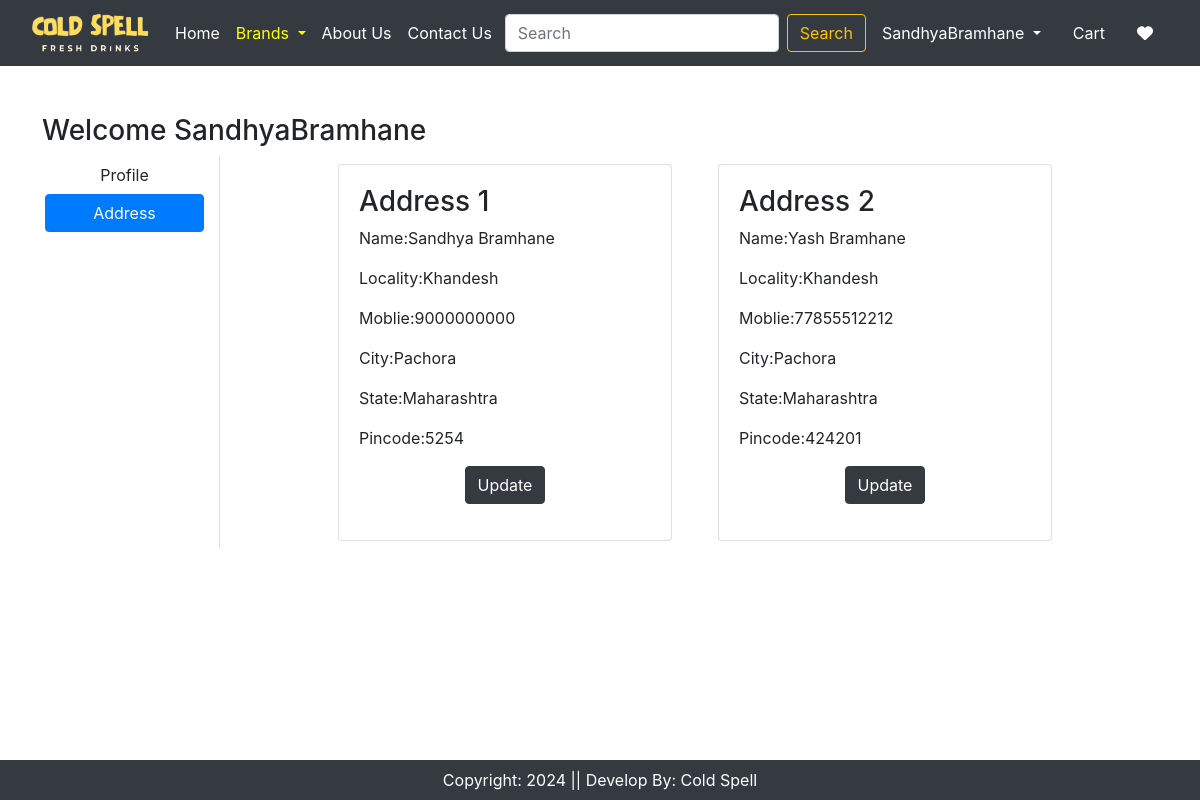
The page /address/ (signed in) on the database its author committed.
### app/models.py (models this page shows, shortened)
class Customer(models.Model):
    user = models.ForeignKey(User,on_delete=models.CASCADE)
    name = models.CharField(max_length=200)
    locality = models.CharField(max_length=200)
    city = models.CharField(max_length=50)
    mobile = models.IntegerField(default=0)
    zipcode = models.IntegerField()
    state = models.CharField(choices=STATE_CHOICES, max_length=100)

### app/views.py (the view)
# urls.py: path('address/',views.address, name='address'),
@login_required
def address(request):
    totalitem = 0
    wishlist = 0
    if request.user.is_authenticated:
             totalitem = len(Cart.objects.filter(user=request.user))
             wishitem = len(Wishlist.objects.filter(user=request.user))
    add = Customer.objects.filter(user=request.user)
    return render(request, 'app/address.html', {'add': add})

### app/templates/app/address.html (shortened to what this page needs)
{% extends 'app/base.html'%}
{% load static %}
{% block main-content %}
<div class="container my-5">
     <div class="row">
        <h3>Welcome <span class="test capitalize">{{request.user}}</span></h3>
        <div class="col-sm-2 border-end">
            <ul class="list-unstyled">
            <li class="d-grid"><a href="{% url 'profile' %}" class="btn">Profile</a></li>
            <li class="d-grid"><a href="{% url 'address' %}" class="btn btn-primary">Address</a>
            </li>
            </ul>
        </div>
     <div class="col-sm-8 offset-sm-1">
        <div class="row">
            {% for ad in add %}
            <div class="col-sm-6">
            <div class="card m-2">
                <div class="card-body">
                    <h3>Address {{forloop.counter}}</h3>
                    <p>Name:{{ad.name}}</p>
                    <p>Locality:{{ad.locality}}</p>
                    <p>Moblie:{{ad.mobile}}</p>
                    <p>City:{{ad.city}}</p>
                    <p>State:{{ad.state}}</p>
                    <p>Pincode:{{ad.zipcode}}</p>
                    <p class="text-center"><a href="{% url 'updateAddress' pk=ad.id %}"
                        type="button" class="btn btn-dark">Update</a>
                    </p>
                </div>
            </div>
            </div>
            {% endfor %}
{% endblock main-content %}

### app/templates/app/base.html (shortened to what this page needs)
<!DOCTYPE html>
{% load static %}
<html lang="en">
<head>
  <link href="https://cdn.jsdelivr.net/npm/bootstrap@5.3.3/dist/css/bootstrap.min.css" rel="stylesheet">
  <link href="https://stackpath.bootstrapcdn.com/bootstrap/4.5.2/css/bootstrap.min.css" rel="stylesheet">
  <link rel="stylesheet" href="{% static 'app/css/owl.carousel.min.css' %}" />
  <link rel="stylesheet" href="{% static 'app/css/all.min.css' %}" />
  <link rel="stylesheet" href="{% static 'app/css/style.css' %}" />
  <link rel="stylesheet" href="https://cdnjs.cloudflare.com/ajax/libs/font-awesome/5.15.4/css/all.min.css" />
</head>
<body>
<nav class="navbar navbar-expand-lg navbar-dark bg-dark">
  <div class="container-fluid">
    <a class="navbar-brand" href="#">
      <img src="{% static 'app/images/product/logo3.png' %}" width="120" height="40">
    </a>
    <div class="collapse navbar-collapse" id="navbarSupportedContent">
      <ul class="navbar-nav me-auto mb-2 mb-lg-0">
        {% if request.user.is_authenticated %}
        <li class="nav-item">
          <a class="nav-link active" aria-current="page" href="/">Home</a>
        </li>
        <li class="nav-item dropdown">
          <a class="nav-link dropdown-toggle" href="#" role="button" data-bs-toggle="dropdown" aria-expanded="false" style="color: #FFFF00;">
            Brands
        </a>
        </li>
        <li class="nav-item">
          <a class="nav-link text-white" href="{% url 'about' %}">About Us</a>
        </li>
        <li class="nav-item">
          <a class="nav-link text-white" href="{% url 'contact' %}">Contact Us</a>
        </li>
      </ul>
      <form class="d-flex" role="search" action="/search">
        <input class="form-control me-2" type="search" placeholder="Search" name="search" aria-label="Search">
        <button class="btn btn-outline-warning" type="submit">Search</button>
      </form>
    </div>
  <ul class="navbar-nav me-auto mb-2 mb-lg-0">
      <li class="nav-item dropdown mx-2">
        <a class="nav-link dropdown-toggle text-white" href="#" id="profileDropdown" role="button" data-bs-toggle="dropdown" aria-expanded="false">
          {{ request.user.username|capfirst }}
        </a>
      </li>
      <li class="nav-item mx-2">
        <a href="{% url 'showcart' %}" class="nav-link text-white"> Cart</a>
      </li>
      <li class="nav-item mx-2">
        <a href="{% url 'showwishlist' %}" class="nav-link text-white">  <i class="fa fa-heart"></i></a>
      </li>
    </ul>
      {% endif %}
  </div>
</nav>
{% block main-content %}{% endblock main-content %}
<footer class="container-fluid fixed-bottom bg-dark text-center p-2 mt-5 text-white">
  Copyright: 2024 || Develop By: Cold Spell
</footer>
</body>
</html>

### rows shown on the page
Customer: name "Sandhya Bramhane", locality "Khandesh", mobile "9000000000", city "Pachora", state "Maharashtra", zipcode "5254"
Customer: name "Yash Bramhane", locality "Khandesh", mobile "77855512212", city "Pachora", state "Maharashtra", zipcode "424201"

### other values the page prints
{{ request.user.username|capfirst }} "SandhyaBramhane"
{{ request.user }} "SandhyaBramhane"
